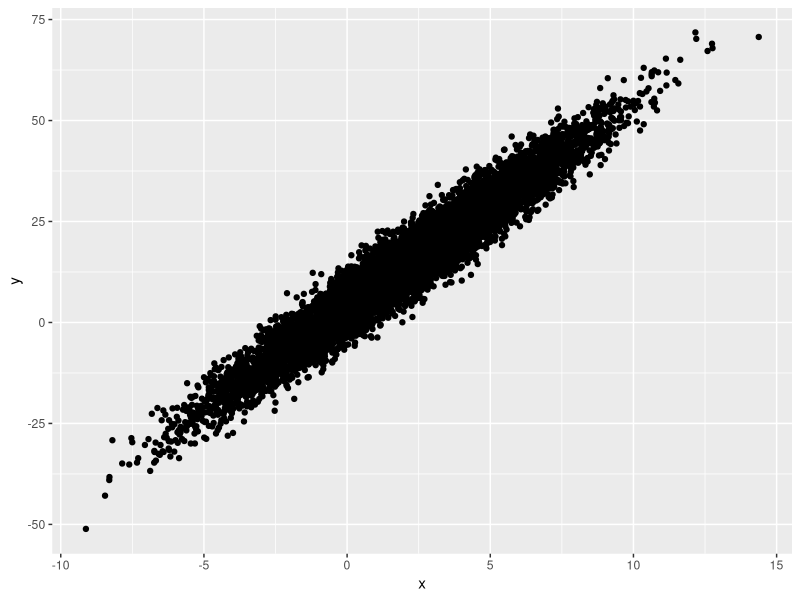
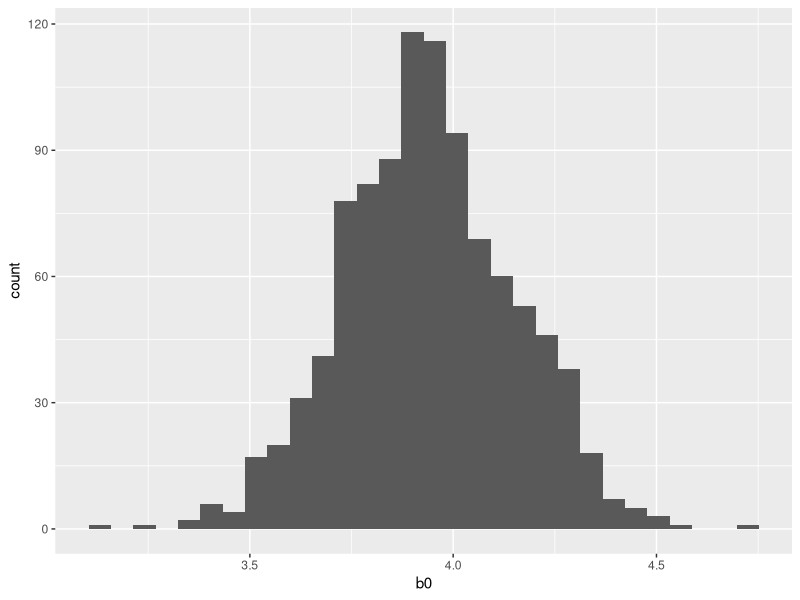
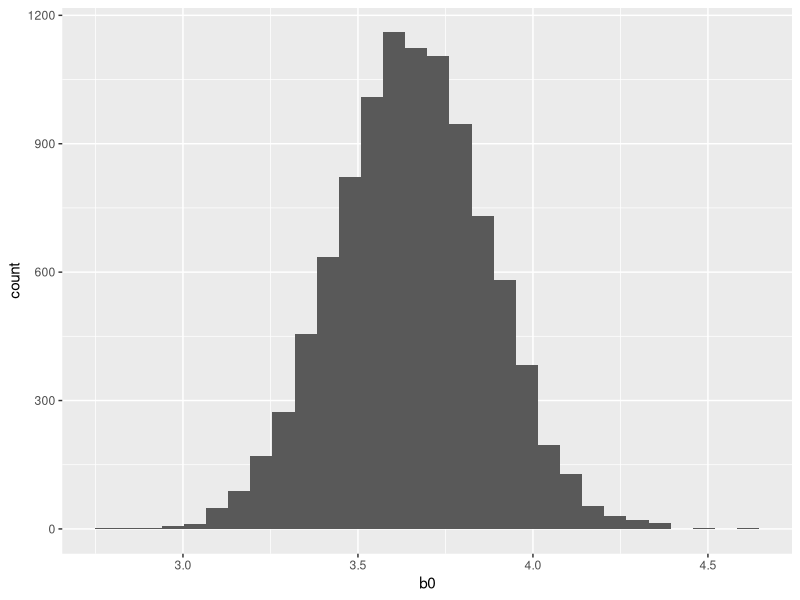

Write R code to recreate these figures, in order.
## ---- chunk 1
library(ggplot2)
x <-rnorm(10000, mean = 2, sd = 3)
y <- 4 + 5*x + rnorm(10000,0,4)
df <- cbind.data.frame(y,x)

ggplot(data = df, aes( x =x, y =y )) + 
  geom_point()
## ---- chunk 2
# Muestras de la población
results_pop <- data.frame(b0 = double(), b1 = double())
set.seed(123)
for (i in 1:1000){
  df_train <- df[sample(nrow(df),size = 500,replace = FALSE),]
  ml_train <- lm(formula = y ~ x, data = df_train)
  results_pop[i,1] = ml_train$coefficients[[1]]
  results_pop[i,2] = ml_train$coefficients[[2]]
  
}

summary(results_pop)
print(paste0("El desvío estándar de b0 a partir de 1000 modelos es ", sd(x = results_pop$b0)))

ggplot(data = results_pop) + 
  geom_histogram( aes( x = b0))
## ---- chunk 3
# Muestras de la población
results_sample <- data.frame(b0 = double(), b1 = double())
set.seed(456)
df_train_sample <- df[sample(nrow(df),size = 500,replace = FALSE),]
ml_train_sample <- lm(formula = y ~ x, data = df_train_sample)

results_sample[1,1] <- ml_train_sample$coefficients[[1]]
results_sample[1,2] <- ml_train_sample$coefficients[[2]]

knitr::kable(results_sample, caption = "Coefficients")
## ---- chunk 4
# Muestras de la población
results_bootstrap <- data.frame(b0 = double(), b1 = double())
set.seed(789)
for (i in 1:10000){
  df_train_bs <- df[sample(nrow(df_train_sample),size = 500,replace = TRUE),]
  ml_train_bs <- lm(formula = y ~ x, data = df_train_bs)
  results_bootstrap[i,1] = ml_train_bs$coefficients[[1]]
  results_bootstrap[i,2] = ml_train_bs$coefficients[[2]]
  
}

summary(results_bootstrap)
print(paste0("El desvío estándar de b0 a partir de 10000 modelos es ", sd(x = results_bootstrap$b0)))

ggplot(data = results_bootstrap) + 
  geom_histogram( aes( x = b0))
## ---- chunk 5
summary(ml_train_sample)
